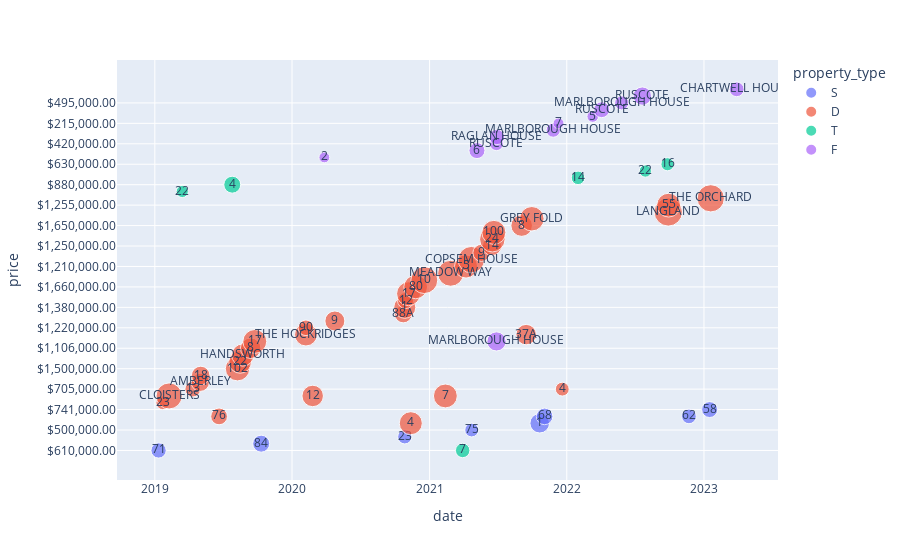

Notebook cell for this chart:
### Code cell
px.scatter(df[pd.to_datetime(df.date) > '2019-01-01'], x='date', y='price', color='property_type', size='size', text='saon')

### Figure 1 — Plotly figure (JSON) as saved in the notebook; plotly's stock layout.template omitted (floating-point values rounded to 4 significant figures)
{"data": [{"hovertemplate": "property_type=S<br>date=%{x}<br>price=%{y}<br>size=%{marker.size}<br>saon=%{text}<extra></extra>", "legendgroup": "S", "marker": {"color": "#636efa", "size": [103, 128, 89, 84, 170, 122, 95, 112], "sizemode": "area", "sizeref": 0.885, "symbol": "circle"}, "mode": "markers+text", "name": "S", "orientation": "v", "showlegend": true, "text": ["71", "84", "23", "75", "1", "68", "62", "58"], "type": "scatter", "x": ["2019-01-11", "2019-10-11", "2020-10-27", "2021-04-23", "2021-10-21", "2021-11-03", "2022-11-22", "2023-01-16"], "xaxis": "x", "y": ["$610,000.00", "$845,000.00", "$637,500.00", "$500,000.00", "$950,000.00", "$780,000.00", "$780,000.00", "$741,000.00"], "yaxis": "y"}, {"hovertemplate": "property_type=D<br>date=%{x}<br>price=%{y}<br>size=%{marker.size}<br>saon=%{text}<extra></extra>", "legendgroup": "D", "marker": {"color": "#EF553B", "size": [82, 300, 110, 146.3, 153, 124, 264, 229, 218, 186, 253, 228, 107, 204, 177, 134, 214, 114, 253, 235, 249, 321, 252, 298, 237, 309, 130, 161, 288, 256, 206, 185, 265, 85, 354, 251, 329], "sizemode": "area", "sizeref": 0.885, "symbol": "circle"}, "mode": "markers+text", "name": "D", "orientation": "v", "showlegend": true, "text": ["23", "CLOISTERS", "13", "AMBERLEY", "18", "76", "102", "22", "HANDSWORTH", "8", "17", "THE HOCKRIDGES", "90", "12", "9", "88A", "1", "12", "17", "4", "80", "10", "7", "MEADOW WAY", "5", "COPSEM HOUSE", "9", "14", "24", "100", "8", "37A", "GREY FOLD", "4", "LANGLAND", "55", "THE ORCHARD"], "type": "scatter", "x": ["2019-01-22", "2019-02-08", "2019-04-12", "2019-05-02", "2019-05-03", "2019-06-21", "2019-08-09", "2019-08-16", "2019-08-23", "2019-09-13", "2019-09-24", "2020-02-07", "2020-02-07", "2020-02-25", "2020-04-24", "2020-10-23", "2020-10-27", "2020-10-29", "2020-11-06", "2020-11-12", "2020-11-25", "2020-12-18", "2021-02-12", "2021-02-26", "2021-04-08", "2021-04-22", "2021-05-19", "2021-06-16", "2021-06-17", "2021-06-21", "2021-09-03", "2021-09-15", "2021-09-30", "2021-12-20", "2022-09-28", "2022-09-29", "2023-01-19"], "xaxis": "x", "y": ["$635,000.00", "$1,550,000.00", "$705,000.00", "$1,070,000.00", "$890,000.00", "$780,000.00", "$1,500,000.00", "$1,680,000.00", "$1,752,001.00", "$1,106,000.00", "$640,000.00", "$1,100,000.00", "$1,220,000.00", "$1,550,000.00", "$1,475,000.00", "$820,150.00", "$1,380,000.00", "$860,000.00", "$1,275,000.00", "$950,000.00", "$1,660,000.00", "$1,975,000.00", "$1,550,000.00", "$1,850,000.00", "$1,210,000.00", "$1,750,000.00", "$1,235,000.00", "$1,250,000.00", "$1,425,000.00", "$1,370,000.00", "$1,650,000.00", "$1,100,000.00", "$2,100,000.00", "$705,000.00", "$2,722,500.00", "$1,255,000.00", "$2,400,000.00"], "yaxis": "y"}, {"hovertemplate": "property_type=T<br>date=%{x}<br>price=%{y}<br>size=%{marker.size}<br>saon=%{text}<extra></extra>", "legendgroup": "T", "marker": {"color": "#00cc96", "size": [65, 127, 92, 81, 66, 76], "sizemode": "area", "sizeref": 0.885, "symbol": "circle"}, "mode": "markers+text", "name": "T", "orientation": "v", "showlegend": true, "text": ["22", "4", "7", "14", "22", "16"], "type": "scatter", "x": ["2019-03-15", "2019-07-26", "2021-03-30", "2022-01-31", "2022-07-29", "2022-09-26"], "xaxis": "x", "y": ["$396,000.00", "$880,000.00", "$610,000.00", "$650,000.00", "$572,000.00", "$630,000.00"], "yaxis": "y"}, {"hovertemplate": "property_type=F<br>date=%{x}<br>price=%{y}<br>size=%{marker.size}<br>saon=%{text}<extra></extra>", "legendgroup": "F", "marker": {"color": "#ab63fa", "size": [52, 113, 162, 82, 104, 89, 53, 59, 111, 87, 148, 97], "sizemode": "area", "sizeref": 0.885, "symbol": "circle"}, "mode": "markers+text", "name": "F", "orientation": "v", "showlegend": true, "text": ["2", "6", "MARLBOROUGH HOUSE", "RUSCOTE", "RAGLAN HOUSE", "MARLBOROUGH HOUSE", "7", "5", "RUSCOTE", "MARLBOROUGH HOUSE", "RUSCOTE", "CHARTWELL HOUSE"], "type": "scatter", "x": ["2020-03-27", "2021-05-07", "2021-06-28", "2021-06-28", "2021-06-29", "2021-11-26", "2021-12-10", "2022-03-11", "2022-04-04", "2022-05-27", "2022-07-21", "2023-03-29"], "xaxis": "x", "y": ["$180,000.00", "$585,000.00", "$640,000.00", "$420,000.00", "$580,000.00", "$475,000.00", "$215,000.00", "$220,000.00", "$480,000.00", "$495,000.00", "$560,000.00", "$595,000.00"], "yaxis": "y"}], "layout": {"legend": {"itemsizing": "constant", "title": {"text": "property_type"}, "tracegroupgap": 0}, "margin": {"t": 60}, "xaxis": {"anchor": "y", "domain": [0, 1], "title": {"text": "date"}}, "yaxis": {"anchor": "x", "domain": [0, 1], "title": {"text": "price"}}}}
